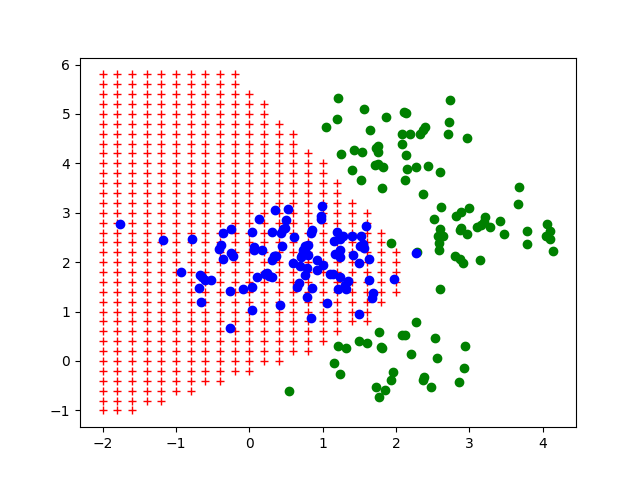

Write the Python code that produced this figure.
#!/usr/bin/env python3

import json
from os import path
import random

import matplotlib as mpl

from neuron.network import MultilayerPerceptron as MP


random.seed(5)
net = MP(2, 3, 1, 0.01)

with open(path.join('data', 'values.json')) as f:
	values = json.load(f)
with open(path.join('data', 'targets.json')) as f:
	targets = json.load(f)
for idx in range(len(targets)):
	targets[idx][net.output[0]] = targets[idx]['Y']
	del targets[idx]['Y']

print(net.error(values, targets))

for _ in range(1000):
	for idx in range(len(targets)):
		net.forward(values[idx])
		net.propagate(targets[idx])

print(net.error(values, targets))

mpl.use('Agg')
import matplotlib.pyplot as pypl

for x_0 in [p/5 for p in range(-10, 20)]:
	for x_1 in [p/5 for p in range(-5, 30)]:
		actual = net.forward({'X0': x_0, 'X1': x_1})
		if actual[net.output[0]] > 0.5:
			pypl.plot(x_0, x_1, 'r+')

for idx in range(len(targets)):
	if targets[idx][net.output[0]] == 0:
		pypl.plot(values[idx]['X0'], values[idx]['X1'], 'go')
	else:
		pypl.plot(values[idx]['X0'], values[idx]['X1'], 'bo')

pypl.savefig('./multilayer_perceptron.png')
